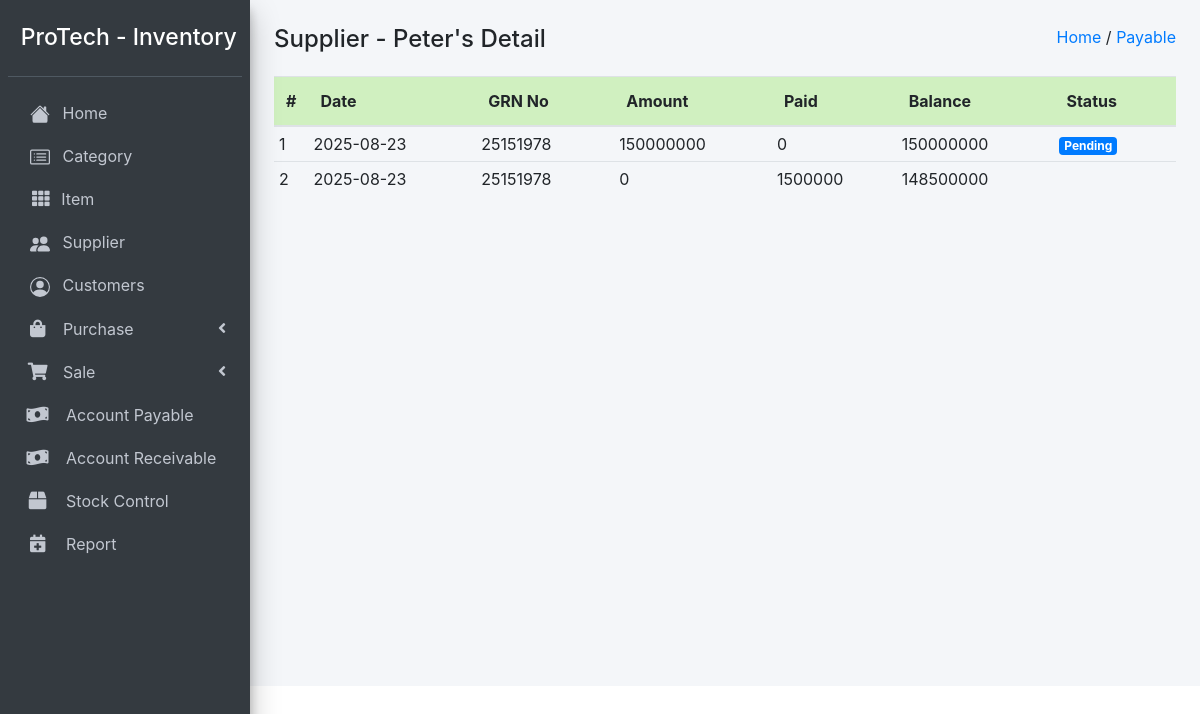
Page /original_account_payable_detail.php?supplier_id=4004 on the earlier database version.
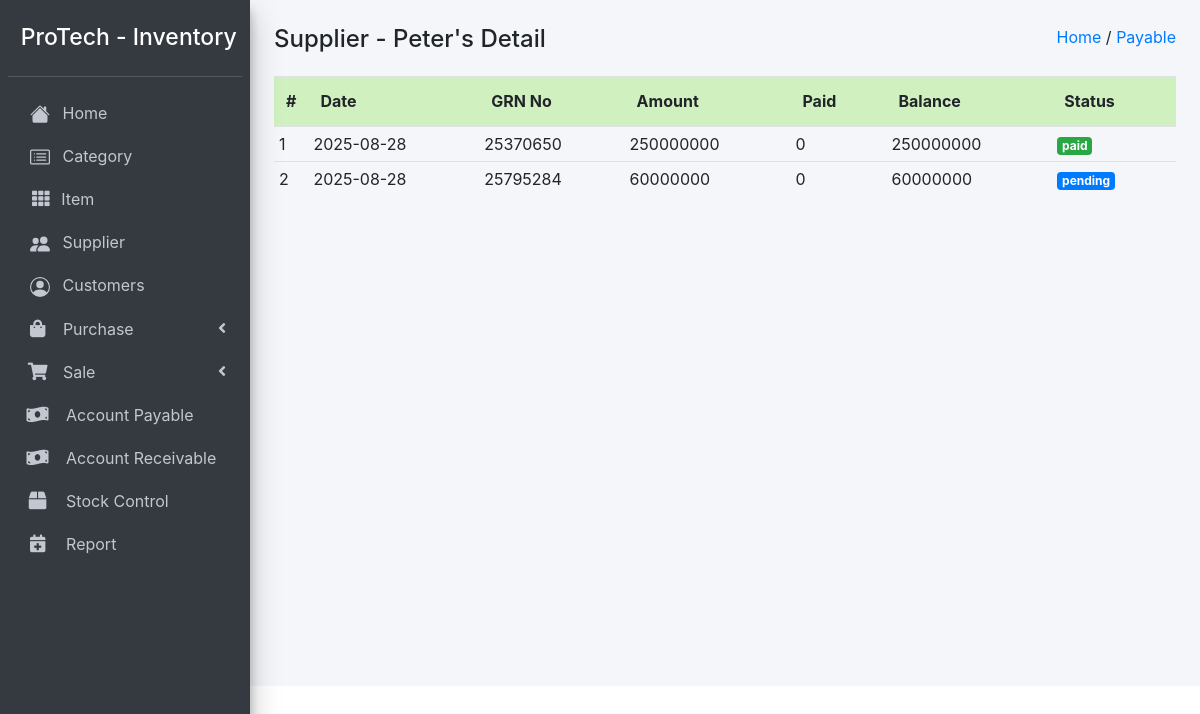
Same page on the later database version.
### tables this page shows
CREATE TABLE `payable` (
  `id` int(11) NOT NULL,
  `date` date NOT NULL,
  `grn_no` varchar(255) NOT NULL,
  `supplier_id` varchar(255) NOT NULL,
  `amount` int(11) NOT NULL,
  `paid` int(11) NOT NULL,
  `balance` int(11) NOT NULL,
  `purchase_id` int(11) NOT NULL,
  `asc_id` int(11) NOT NULL,
  `group_id` int(11) NOT NULL,
  `status` varchar(20) NOT NULL,
  `payment_no` varchar(100) NOT NULL,
  `account_name` varchar(100) NOT NULL
);

### original_account_payable_detail.php (the view, shortened to what this page needs)
<?php
  require '../Config/config.php';
?>
<?php include 'header.php'; ?>
<?php
    $supplier_id = $_GET['supplier_id'];
    $payaplestmt = $pdo->prepare("SELECT * FROM payable WHERE supplier_id='$supplier_id' ORDER BY asc_id");
    $payaplestmt->execute();
    $payapledata = $payaplestmt->fetchAll();
    $supplierIdstmt = $pdo->prepare("SELECT * FROM supplier WHERE supplier_id='$supplier_id'");
    $supplierIdstmt->execute();
    $supplierIdResult = $supplierIdstmt->fetch(PDO::FETCH_ASSOC);
 ?>
<div class="col-md-12 px-4 mt-4">
  <div class="d-flex justify-content-between">
    <div>
      <h4>Supplier - <?php echo $supplierIdResult['supplier_name']; ?>'s Detail</h4>
    </div>
    <div>
      <a href="index.php">
        Home
      </a>
      /
      <a href="account_payable.php">
          Payable
      </a>
    </div>
  </div>
  <div class="" style="margin-top:-10px;">
    <table class="table mt-4 table-hover">
      <thead class="custom-thead">
        <tr>
          <th style="width: 10px">#</th>
          <th>Date</th>
          <th>GRN No</th>
          <th>Amount</th>
          <th>Paid</th>
          <th>Balance</th>
          <th>Status</th>
        </tr>
      </thead>
      <tbody>
        <?php
          if ($payapledata) {
            $id = 1;
            foreach ($payapledata as $value) {
         ?>
        <tr data-bs-toggle="modal" data-bs-target="#myModal<?php echo $value['id']; ?>">
          <td><?php echo $id; ?></td>
          <td><?php echo $value['date'];?></td>
          <td><?php if(str_contains($value['grn_no'], "PR")){ echo $value['grn_no']; ?><span class="badge badge-primary ms-2">Purchase Return</span><?php }else{ echo $value['grn_no']; } ?></td>
          <td><?php echo $value['amount'];?></td>
          <td><?php echo $value['paid'];?></td>
          <td><?php echo $value['balance'];?></td>
          <td><span class="badge <?php if($value['status'] == 'paid'){ echo "badge-success"; }else{ echo "badge-primary"; } ?>"><?php echo $value['status'];?></span></td>
        </tr>
        <?php
          $id++;
            }
          }
         ?>
      </tbody>
    </table>
  </div>
</div>

Differences in the rows shown:
removed payable: date "2025-08-23", grn_no "25151978", amount "150000000", paid "0", balance "150000000", status "Pending"
removed payable: date "2025-08-23", grn_no "25151978", amount "0", paid "1500000", balance "148500000"
added payable: date "2025-08-28", grn_no "25370650", amount "250000000", paid "0", balance "250000000", status "paid"
added payable: date "2025-08-28", grn_no "25795284", amount "60000000", paid "0", balance "60000000", status "pending"
